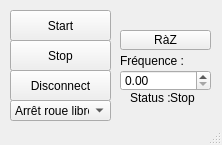
<?xml version="1.0" encoding="UTF-8"?>
<ui version="4.0">
 <class>MainWindow</class>
 <widget class="QMainWindow" name="MainWindow">
  <property name="geometry">
   <rect>
    <x>0</x>
    <y>0</y>
    <width>222</width>
    <height>145</height>
   </rect>
  </property>
  <property name="windowTitle">
   <string>MainWindow</string>
  </property>
  <widget class="QWidget" name="centralWidget">
   <widget class="QPushButton" name="disconnectButton">
    <property name="geometry">
     <rect>
      <x>10</x>
      <y>70</y>
      <width>101</width>
      <height>31</height>
     </rect>
    </property>
    <property name="text">
     <string>Disconnect</string>
    </property>
   </widget>
   <widget class="QPushButton" name="connectButton">
    <property name="geometry">
     <rect>
      <x>10</x>
      <y>10</y>
      <width>101</width>
      <height>31</height>
     </rect>
    </property>
    <property name="text">
     <string>Start</string>
    </property>
   </widget>
   <widget class="QPushButton" name="stopButton">
    <property name="geometry">
     <rect>
      <x>10</x>
      <y>40</y>
      <width>101</width>
      <height>31</height>
     </rect>
    </property>
    <property name="text">
     <string>Stop</string>
    </property>
   </widget>
   <widget class="QDoubleSpinBox" name="freqBox">
    <property name="geometry">
     <rect>
      <x>120</x>
      <y>70</y>
      <width>91</width>
      <height>21</height>
     </rect>
    </property>
   </widget>
   <widget class="QLabel" name="labelFrequence">
    <property name="geometry">
     <rect>
      <x>120</x>
      <y>50</y>
      <width>71</width>
      <height>21</height>
     </rect>
    </property>
    <property name="text">
     <string>Fréquence :</string>
    </property>
   </widget>
   <widget class="QPushButton" name="razButton1">
    <property name="geometry">
     <rect>
      <x>120</x>
      <y>30</y>
      <width>91</width>
      <height>20</height>
     </rect>
    </property>
    <property name="text">
     <string>RàZ</string>
    </property>
   </widget>
   <widget class="QLabel" name="label">
    <property name="geometry">
     <rect>
      <x>130</x>
      <y>90</y>
      <width>41</width>
      <height>16</height>
     </rect>
    </property>
    <property name="text">
     <string>Status :</string>
    </property>
   </widget>
   <widget class="QLabel" name="label_status">
    <property name="geometry">
     <rect>
      <x>170</x>
      <y>90</y>
      <width>41</width>
      <height>16</height>
     </rect>
    </property>
    <property name="text">
     <string>Stop</string>
    </property>
   </widget>
   <widget class="QComboBox" name="comboBox_stopType">
    <property name="geometry">
     <rect>
      <x>10</x>
      <y>100</y>
      <width>101</width>
      <height>21</height>
     </rect>
    </property>
    <item>
     <property name="text">
      <string comment="1">Arrêt roue libre</string>
     </property>
    </item>
    <item>
     <property name="text">
      <string comment="2">Arrêt forcé</string>
     </property>
    </item>
   </widget>
  </widget>
  <widget class="QStatusBar" name="statusBar"/>
 </widget>
 <layoutdefault spacing="6" margin="11"/>
 <resources/>
 <connections/>
</ui>
